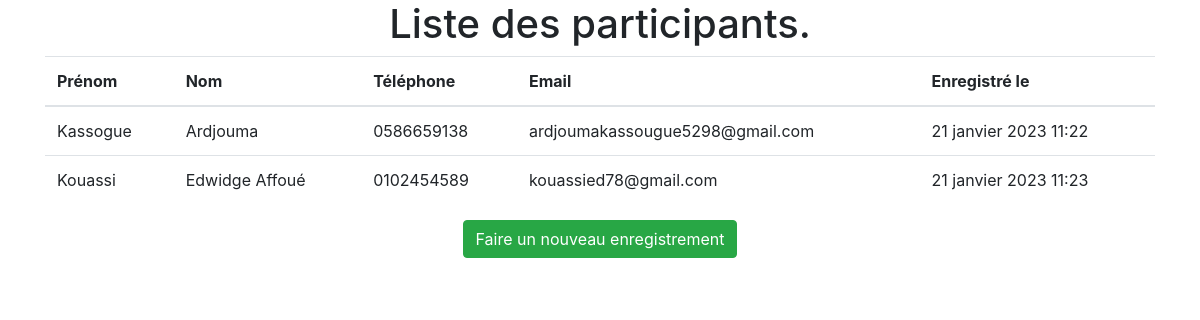
Page /emargement_list on the committed database.
### Emargement/models.py (models this page shows)
class Emargement(models.Model):
    nom = models.CharField(max_length=255)
    prenom = models.CharField(max_length=255)
    numero_telephone = models.CharField(max_length=10)
    email = models.EmailField()
    date_inscription = models.DateTimeField(auto_now_add=True)

### Emargement/views.py (the view)
# urls.py: path('emargement_list', emargement_list, name= 'emargement_list'),
def emargement_list(request):
    emargements = Emargement.objects.all()
    return render(request, 'Emargement/Emargement_list.html', {'emargements': emargements})

### Emargement/templates/Emargement/Emargement_list.html
{% extends 'base.html' %}
{% block content %}
 <div class="container">
      <h1 class="text-center">Liste des participants.</h1>
      <table class="table">
        <thead>
          <tr>
            <th>Prénom</th>
            <th>Nom</th>
            <th>Téléphone</th>
            <th>Email</th>
            <th>Enregistré le</th>
          </tr>
        </thead>
        <tbody>
          {% for emargement in emargements %}
            <tr>
              <td>{{ emargement.nom }}</td>
              <td>{{ emargement.prenom }}</td>
              <td>{{ emargement.numero_telephone }}</td>
              <td>{{ emargement.email }}</td>
              <td>{{ emargement.date_inscription }}</td>
            </tr>
          {% endfor %}
        </tbody>
      </table>
    </div>
    <div class="form-group text-center">
<a href="{% url 'emargement' %}"><input type="submit" class="btn btn-success" value="Faire un nouveau enregistrement"></a>
    </div>
{% endblock %}

### templates/base.html (shortened to what this page needs)
<!DOCTYPE html>
<html lang="en">
<head>
    <link rel="stylesheet" href="https://stackpath.bootstrapcdn.com/bootstrap/4.5.2/css/bootstrap.min.css">
</head>
<body>
{% block content %}
{% endblock %}
</body>
</html>

### rows in the picture
Emargement: nom "Kassogue", prenom "Ardjouma", numero_telephone "0586659138", email "ardjoumakassougue5298@gmail.com", date_inscription "21 janvier 2023 11:22"
Emargement: nom "Kouassi", prenom "Edwidge Affoué", numero_telephone "0102454589", email "kouassied78@gmail.com", date_inscription "21 janvier 2023 11:23"
